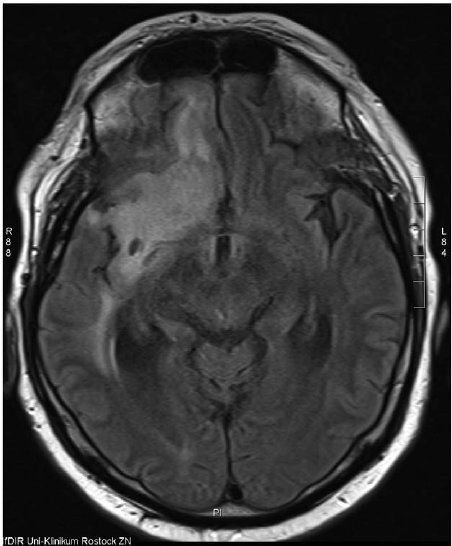
%> input picture m3.jpg, 452 x 546 px
$ octave Final_Brain_Tumor.m   (GNU Octave 9; MATLAB toolbox functions it lacks are replaced by stand-ins)
%> lines starting %> are read from the running program, lines starting %| are printed output that depends on the picture; in (x1, y1, x2, y2) boxes, pixels count from 0 and x2, y2 are one past the last pixel; in counts of white or black regions, pixels touching at a corner belong together; the program's own positions count from 1
%> the answer given: m3.jpg
%> further down, s is the input picture: size 546x452x3 uint8; min 0, max 255, mean 60.1
### anisodiff_function.m
function diff_im = anisodiff_function(im, num_iter, delta_t, kappa, option)
%> called with num_iter = 10, delta_t = 0.143, kappa = 15, option = 2
fprintf('Removing noise\n');


fprintf('Filtering Completed !!');


im = double(im);


diff_im = im;


dx = 1;
dy = 1;
dd = sqrt(2);


hN = [0 1 0; 0 -1 0; 0 0 0];
hS = [0 0 0; 0 -1 0; 0 1 0];
hE = [0 0 0; 0 -1 1; 0 0 0];
hW = [0 0 0; 1 -1 0; 0 0 0];
hNE = [0 0 1; 0 -1 0; 0 0 0];
hSE = [0 0 0; 0 -1 0; 0 0 1];
hSW = [0 0 0; 0 -1 0; 1 0 0];
hNW = [1 0 0; 0 -1 0; 0 0 0];

% Anisotropic diffusion.
for t = 1:num_iter

        % Finite differences.
        nablaN = imfilter(diff_im,hN,'conv');
        nablaS = imfilter(diff_im,hS,'conv');
        nablaW = imfilter(diff_im,hW,'conv');
        nablaE = imfilter(diff_im,hE,'conv');
        nablaNE = imfilter(diff_im,hNE,'conv');
        nablaSE = imfilter(diff_im,hSE,'conv');
        nablaSW = imfilter(diff_im,hSW,'conv');
        nablaNW = imfilter(diff_im,hNW,'conv');

        % Diffusion function.
        if option == 1
            cN = exp(-(nablaN/kappa).^2);
            cS = exp(-(nablaS/kappa).^2);
            cW = exp(-(nablaW/kappa).^2);
            cE = exp(-(nablaE/kappa).^2);
            cNE = exp(-(nablaNE/kappa).^2);
            cSE = exp(-(nablaSE/kappa).^2);
            cSW = exp(-(nablaSW/kappa).^2);
            cNW = exp(-(nablaNW/kappa).^2);
        elseif option == 2
            cN = 1./(1 + (nablaN/kappa).^2);
            cS = 1./(1 + (nablaS/kappa).^2);
            cW = 1./(1 + (nablaW/kappa).^2);
            cE = 1./(1 + (nablaE/kappa).^2);
            cNE = 1./(1 + (nablaNE/kappa).^2);
            cSE = 1./(1 + (nablaSE/kappa).^2);
            cSW = 1./(1 + (nablaSW/kappa).^2);
            cNW = 1./(1 + (nablaNW/kappa).^2);
        end

        % Discrete PDE solution.
        diff_im = diff_im + ...
                  delta_t*(...
                  (1/(dy^2))*cN.*nablaN + (1/(dy^2))*cS.*nablaS + ...
                  (1/(dx^2))*cW.*nablaW + (1/(dx^2))*cE.*nablaE + ...
                  (1/(dd^2))*cNE.*nablaNE + (1/(dd^2))*cSE.*nablaSE + ...
                  (1/(dd^2))*cSW.*nablaSW + (1/(dd^2))*cNW.*nablaNW );


end
%> this loop made 10 passes
%> pass 1, in anisodiff_function, `nablaE = imfilter(diff_im,hE,'conv');`:
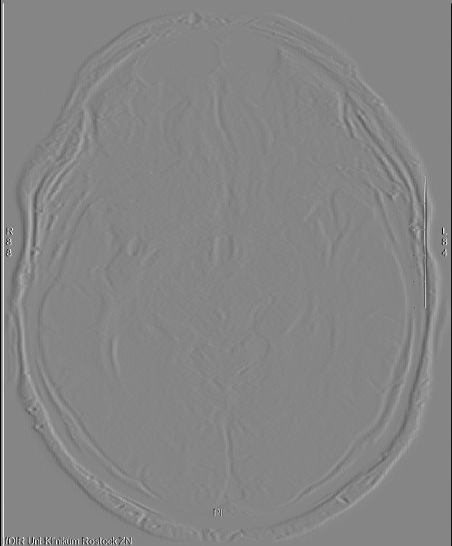
%> nablaE: size 546x452x3 double; min -255, max 231, mean -0.5; drawn with min black and max white
%> after the loop:
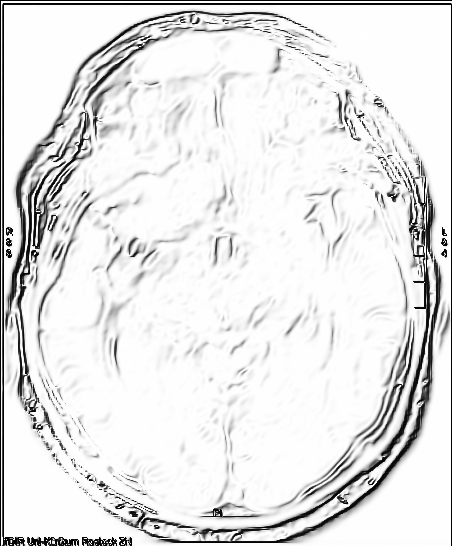
%> cSE: size 546x452x3 double; min 0.0035, max 1, mean 0.904
%> after the loop:
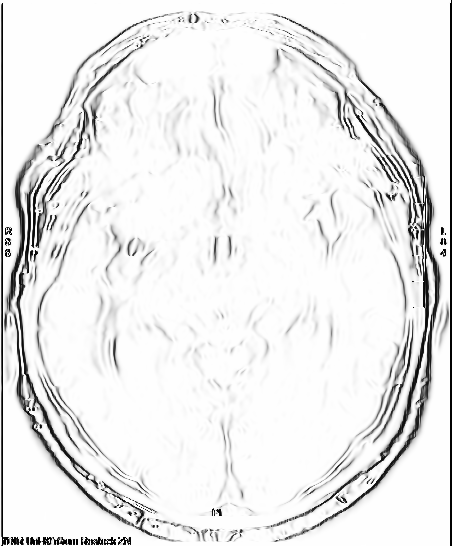
%> cW: size 546x452x3 double; min 0.00362, max 1, mean 0.925

### Final_Brain_Tumor.m
clc
close all
clear all

%% Input
[I,path]=uigetfile('*.jpg','select an input image');
str=strcat(path,I);
s=imread(str);

figure;
imshow(s);
title('Input image','FontSize',20);

%% Filter
num_iter = 10;
    delta_t = 1/7;
    kappa = 15;
    option = 2;
    disp('Preprocessing image please wait . . .');
    inp = anisodiff_function(s,num_iter,delta_t,kappa,option);
    inp = uint8(inp);

inp=imresize(inp,[256,256]);
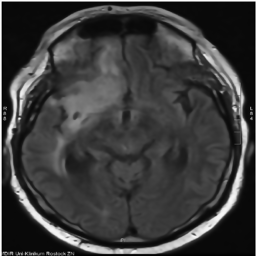
%> inp: size 256x256x3 uint8; min 0, max 255, mean 60
if size(inp,3)>1
    inp=rgb2gray(inp);
%> inp: size 256x256 uint8
end
figure;
imshow(inp);
title('Filtered image','FontSize',20);

%% thresholding
sout=imresize(inp,[256,256]);
t0=mean(s(:));
%> t0 = 60.11
th=t0+((max(inp(:))+min(inp(:)))./2);
%> th = 188
for i=1:1:size(inp,1)
    for j=1:1:size(inp,2)
        if inp(i,j)>th
            sout(i,j)=1;
        else
            sout(i,j)=0;
        end
    end
end
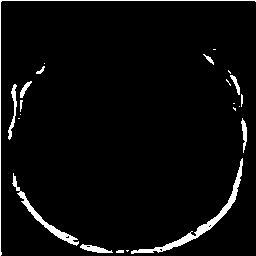
%> sout: size 256x256 uint8; values 0 (black) and 1 (white), 4% white; 23 white regions (10 under 20 px)

%% Morphological Operation

label=bwlabel(sout);
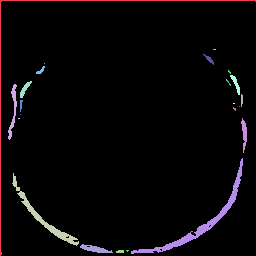
%> label: size 256x256 double; 24 distinct labels, from 0 to 23; one colour per label, 0 black
stats=regionprops(logical(sout),'Solidity','Area','BoundingBox');
%> stats = 23 regions; largest, box (x1, y1, x2, y2), Area and Solidity: (131, 158, 243, 254) 834 0.237, (0, 0, 256, 256) 516 0.0156, (12, 173, 79, 246) 506 0.411, (8, 84, 17, 140) 172 0.526, (80, 244, 113, 253) 149 0.837
density=[stats.Solidity];
%> density = 23 values, max 1 at index 4, min 0.0156 at index 1, mean 0.801
area=[stats.Area];
%> area = 23 values, max 834 at index 13, min 1 at index 7, mean 113.5
high_dense_area=density>0.7;
%> high_dense_area = 23 logical values, 19 true
max_area=max(area(high_dense_area));
%> max_area = 149
tumor_label=find(area==max_area);
%> tumor_label = 10
tumor=ismember(label,tumor_label);
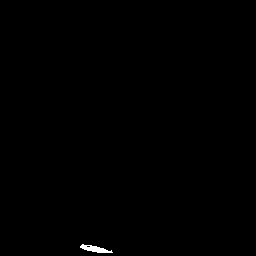
%> tumor: size 256x256 logical; 0.23% white; 1 white region, box (x1, y1, x2, y2) and area: (80, 244, 113, 253) 149

if max_area>200
   figure;
   imshow(tumor)
   title('tumor alone','FontSize',20);
else
    h = msgbox('No Tumor!!','status');
    %disp('no tumor');
    return;
end

%% Bounding box

box = stats(tumor_label);
wantedBox = box.BoundingBox;
figure
imshow(inp);
title('Bounding Box','FontSize',20);
hold on;
rectangle('Position',wantedBox,'EdgeColor','y');
hold off;


%% Getting Tumor Outline - image filling, eroding, subtracting
% erosion the walls by a few pixels

dilationAmount = 5;
rad = floor(dilationAmount);
[r,c] = size(tumor);
filledImage = imfill(tumor, 'holes');

for i=1:r
   for j=1:c
       x1=i-rad;
       x2=i+rad;
       y1=j-rad;
       y2=j+rad;
       if x1<1
           x1=1;
       end
       if x2>r
           x2=r;
       end
       if y1<1
           y1=1;
       end
       if y2>c
           y2=c;
       end
       erodedImage(i,j) = min(min(filledImage(x1:x2,y1:y2)));
   end
end
figure
imshow(erodedImage);
title('eroded image','FontSize',20);

%% subtracting eroded image from original BW image

tumorOutline=tumor;
tumorOutline(erodedImage)=0;

figure;
imshow(tumorOutline);
title('Tumor Outline','FontSize',20);

%% Inserting the outline in filtered image in red color

rgb = inp(:,:,[1 1 1]);
red = rgb(:,:,1);
red(tumorOutline)=255;
green = rgb(:,:,2);
green(tumorOutline)=0;
blue = rgb(:,:,3);
blue(tumorOutline)=0;

tumorOutlineInserted(:,:,1) = red;
tumorOutlineInserted(:,:,2) = green;
tumorOutlineInserted(:,:,3) = blue;


figure
imshow(tumorOutlineInserted);
title('Detected Tumer','FontSize',20);

%% Display Together

figure
subplot(231);imshow(s);title('Input image','FontSize',20);
subplot(232);imshow(inp);title('Filtered image','FontSize',20);

subplot(233);imshow(inp);title('Bounding Box','FontSize',20);
hold on;rectangle('Position',wantedBox,'EdgeColor','y');hold off;

subplot(234);imshow(tumor);title('tumor alone','FontSize',20);
subplot(235);imshow(tumorOutline);title('Tumor Outline','FontSize',20);
subplot(236);imshow(tumorOutlineInserted);title('Detected Tumor','FontSize',20);
